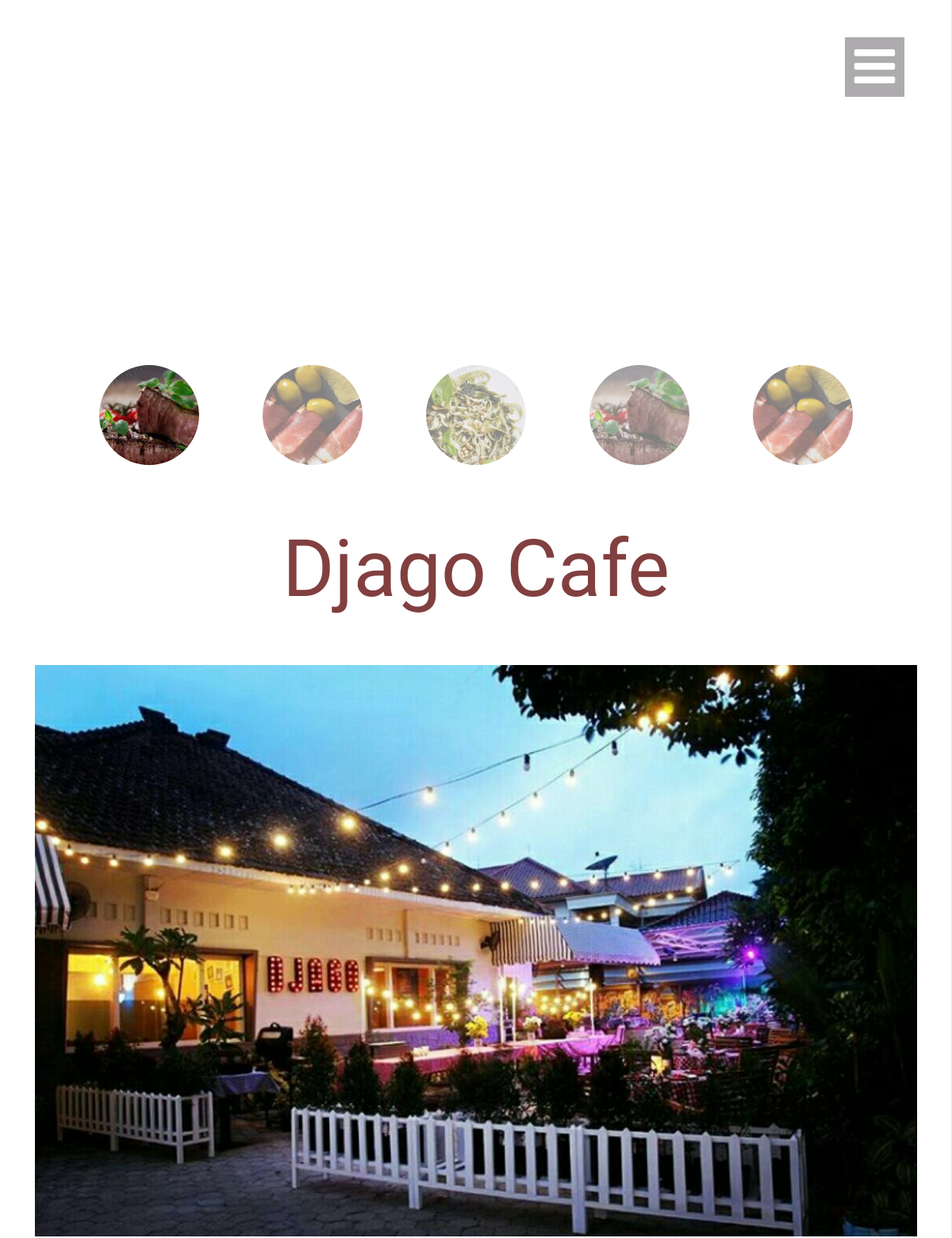
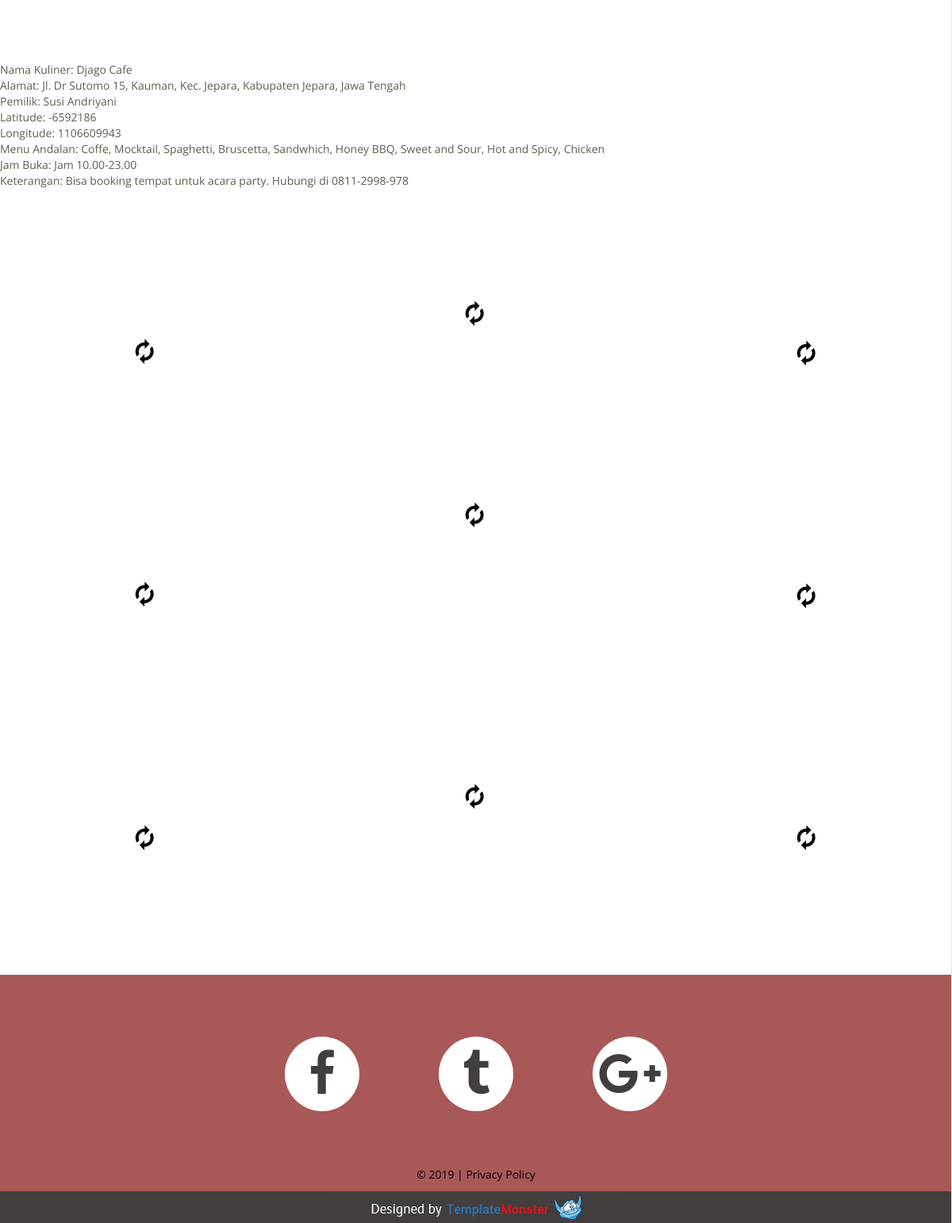
/cafe/djagocafe.php, run on the app's committed database (2 pictures, top to bottom).
### tables this page shows
CREATE TABLE `tb_kuliner` (
  `id_kuliner` int(11) NOT NULL,
  `nama_kuliner` varchar(100) NOT NULL,
  `alamat` varchar(255) NOT NULL,
  `pemilik` varchar(50) NOT NULL,
  `latitude` varchar(20) NOT NULL,
  `longitude` varchar(20) NOT NULL,
  `menu` varchar(100) NOT NULL,
  `jam_buka` varchar(50) NOT NULL,
  `keterangan` varchar(255) NOT NULL
);

### cafe/djagocafe.php (the view, shortened to what this page needs)
<!DOCTYPE html>
<html lang="en">
<head>
    <link rel="stylesheet" href="css/grid.css">
    <link rel="stylesheet" href="css/style.css">
    <link rel="stylesheet" href="css/camera.css">
    <link rel="stylesheet" href="css/jquery.fancybox.css">
</head>
<body>
<div class="page">
    <header>
        <div class="camera_container">
            <div id="camera" class="camera_wrap">
            </div>
            <div class="brand wow fadeIn">
                <h1 class="brand_name">
                    <a href="index.php">Cafe</a>
                </h1>
            </div>
        </div>
        <div class="toggle-menu-container">
             <nav class="nav">
                <a class="sf-menu-toggle fa fa-bars" href="#"></a>
            </nav>
        </div>
    </header>
    <main>
	<section>
<br>
	<br>
<br>
	<a href="#"><h2><em>Djago Cafe</em></h2></a>
				 <div  align="center"><a><img src="images/djago.jpg" alt=""></a></div>
				<!DOCTYPE HTML>
				<html>
				<body>
				<?php
				$servername = "localhost";
				$username = "root";
				$password = "";
				$dbname = "db_kuliner";
				$conn = mysqli_connect($servername, $username, $password, $dbname);
				$sql = "SELECT * FROM tb_kuliner
						WHERE id_kuliner='2'";
				$result = mysqli_query($conn, $sql);
				if (mysqli_num_rows($result) > 0) {
					while($row = mysqli_fetch_assoc($result)) {
				echo "Nama Kuliner: ".$row["nama_kuliner"]."<br>";
				echo "Alamat: ".$row["alamat"]."<br>";
				echo "Pemilik: ".$row["pemilik"]."<br>";
				echo "Latitude: ".$row["latitude"]."<br>";
				echo "Longitude: ".$row["longitude"]."<br>";
				echo "Menu Andalan: ".$row["menu"]."<br>";
				echo "Jam Buka: ".$row["jam_buka"]."<br>";
				echo "Keterangan: ".$row["keterangan"]."<br>"; ?>
				<?php
				   }
				} else {
					echo "Detil gagal tampil";
				}
				?>
				</body>
				</html>
            <div class="gallery">
                <div class="gallery_col-1">
                    <a data-fancybox-group="gallery" href="images/hidangan1.jpg" class="gallery_item thumb lazy-img" style="padding-bottom: 93.96551724137931%;">
                    </a>
                    <a data-fancybox-group="gallery" href="images/hidangan2.jpg" class="gallery_item thumb lazy-img" style="padding-bottom: 74.13793103448276%;">
                    </a>
                    <a data-fancybox-group="gallery" href="images/hidangan3.jpg" class="gallery_item thumb lazy-img" style="padding-bottom: 94.6551724137931%;">
                    </a>
                </div>
                <div class="gallery_col-2">
                    <a data-fancybox-group="gallery" href="images/galeri1.jpg" class="gallery_item thumb lazy-img" style="padding-bottom: 52.48322147651007%;">
                    </a>
                    <a data-fancybox-group="gallery" href="images/galeri2.jpg" class="gallery_item thumb lazy-img" style="padding-bottom: 55.97315436241611%;">
                    </a>
                    <a data-fancybox-group="gallery" href="images/galeri3.jpg" class="gallery_item thumb lazy-img" style="padding-bottom: 96.10738255033557%;">
                    </a>
                </div>
                <div class="gallery_col-3">
                    <a data-fancybox-group="gallery" href="images/cafe27.jpg" class="gallery_item thumb lazy-img" style="padding-bottom: 93.69676320272572%;">
                    </a>
                    <a data-fancybox-group="gallery" href="images/djago.jpg" class="gallery_item thumb lazy-img" style="padding-bottom: 72.23168654173765%;">
                    </a>
                    <a data-fancybox-group="gallery" href="images/oceanview.jpg" class="gallery_item thumb lazy-img" style="padding-bottom: 93.69676320272572%;">
                    </a>
                </div>
            </div>
        </section>
    </main>
    <footer>
        <div class="container">
            <ul class="socials">
                <li><a href="#" class="fa fa-facebook"></a></li>
                <li><a href="#" class="fa fa-tumblr"></a></li>
                <li><a href="#" class="fa fa-google-plus"></a></li>
            </ul>
            <div class="copyright">© <span id="copyright-year"></span> |
                <a href="#">Privacy Policy</a>
            </div>
        </div>
        <div class="tm"><a href="#"><img src="images/TM_logo.png" alt=""></a></div>
    </footer>
</div>
</body>
</html>

### cafe/css/grid.css (style rules this page uses)
html, body, div, span, applet, object, iframe, h1, h2, h3, h4, h5, h6, p, blockquote, pre, a, abbr, acronym, address, big, cite, code, del, dfn, em, img, ins, kbd, q, s, samp, small, strike, strong, sub, sup, tt, var, b, u, i, center, dl, dt, dd, ol, ul, li, fieldset, form, label, legend, table, caption, tbody, tfoot, thead, tr, th, td, article, aside, canvas, details, embed, figure, figcaption, footer, header, hgroup, menu, nav, output, ruby, section, summary, time, mark, audio, video { margin: 0; padding: 0; border: 0; font-size: 100%; font: inherit; vertical-align: top; }
article, aside, details, figcaption, figure, footer, header, hgroup, menu, nav, section { display: block; }
body { line-height: 1; }
ol, ul { list-style: none; }
.container, .container-fluid { margin-right: auto; margin-left: auto; -moz-box-sizing: border-box; -webkit-box-sizing: border-box; box-sizing: border-box; }
.container:before, .container-fluid:before, .row:before, .container:after, .container-fluid:after, .row:after { content: " "; display: table; }
.container:after, .container-fluid:after, .row:after { clear: both; }
.container, .container-fluid { width: 1170px; }

### cafe/css/style.css (style rules this page uses)
body { background: #a95858; color: #333; font-family: 'Open Sans', sans-serif; font-size: 14px; line-height: 20px; font-weight: 400px; -webkit-text-size-adjust: none; color: #5f5e4e; }
img { max-width: 100%; height: auto; }
h2 { text-align: center; font-family: 'Open Sans', sans-serif; font-size: 62px; line-height: 82px; font-weight: 300; color: #823f3f; }
h2 em { display: block; font-family: 'Yesteryear', cursive; font-size: 100px; line-height: 82px; font-weight: 400; }
a { font: inherit; color: inherit; text-decoration: none; -moz-transition: 0.3s; -o-transition: 0.3s; -webkit-transition: 0.3s; transition: 0.3s; }
.fa { line-height: inherit; }
[class*='fa-']:before { font-weight: 400; font-family: 'FontAwesome'; }
.page { overflow: hidden; min-height: 500px; }
.toggle-menu-container .nav { margin: 0; position: fixed; right: -273px; top: 0; height: 100%; width: 273px; background: #ffffff; border-left: 1px solid #e6e6e6; z-index: 998; }
.toggle-menu-container .sf-menu-toggle { position: fixed; top: 47px; right: 60px; width: 75px; height: 75px; font-size: 60px; line-height: 75px; color: #fff; background: #adabad; text-align: center; }
header { background: #a95858; }
header .brand { float: left; }
header .nav { margin: 38px 0 48px 0; float: right; }
.brand { margin: 14px 0 0 0; float: left; }
.brand_name { padding: 0 0 6px 4px; display: inline-block; overflow: hidden; font-family: 'Yesteryear', cursive; font-size: 60px; line-height: 64px; color: #ffffff; }
* + .gallery { margin-top: 34px; }
main { display: block; background: #ffffff; }
.lazy-img { display: block; position: relative; height: 0; overflow: hidden; background: #ffffff url(../images/lazy-loader.gif) no-repeat center center; }
.gallery { width: 100%; overflow: hidden; }
.gallery_col-1 { float: left; width: 30.3347280334728%; }
.gallery_col-2 { float: left; width: 38.96443514644351%; }
.gallery_col-3 { float: left; width: 30.70083682008368%; }
.gallery_item { display: block; position: relative; }
footer { padding: 78px 0 0 0; text-align: center; }
footer .socials { display: inline-block; overflow: hidden; }
footer .socials li { float: left; }
footer .socials li + li { margin-left: 100px; }
footer .socials a { display: inline-block; width: 94px; height: 94px; line-height: 94px; text-align: center; background: #ffffff; color: #423e3e; border-radius: 50%; font-size: 60px; }
footer .copyright { color: #000000; }
* + footer .copyright { margin-top: 70px; }
footer .tm { background: #423e3e; }
* + footer .tm { margin-top: 11px; }

### cafe/css/camera.css (style rules this page uses)
.camera_container { position: relative; padding-bottom: 51.3598327%; }
.camera_container .brand { position: absolute; left: 0; right: 0; top: 30%; text-align: center; }
.camera_container .brand_name { padding: 0 20px 15px; display: inline-block; overflow: hidden; font-family: 'Yesteryear', cursive; font-size: 200px; line-height: 220px; font-weight: 400; color: #ffffff; }
@media (max-width: 1700px) { .camera_container .brand { top: 60px; } }
.camera_wrap { display: none; position: absolute; left: 0; top: 0; width: 100%; margin-bottom: 0 !important; height: 100%; background: #fff; z-index: 0; }

### data on the page
tb_kuliner: nama_kuliner "Djago Cafe", alamat "Jl. Dr Sutomo 15, Kauman, Kec. Jepara, Kabupaten Jepara, Jawa Tengah", pemilik "Susi Andriyani", latitude "-6592186", longitude "1106609943", menu "Coffe, Mocktail, Spaghetti, Bruscetta, Sandwhich, Honey BBQ, Sweet and Sour, Hot and Spicy, Chicken", jam_buka "Jam 10.00-23.00", keterangan "Bisa booking tempat untuk acara party. Hubungi di 0811-2998-978"
